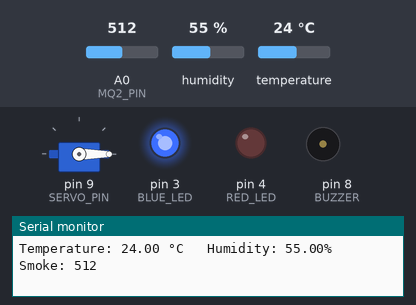
Simulated run of this sketch. Board: Arduino Uno, built with avr-gcc and run on an emulated ATmega328P. Parts: servo, output pins drawn as LEDs (lit = HIGH), buzzer (waves = sounding, pin HIGH), the last lines printed to the serial monitor. Inputs (shaded band) come from the test bench; at power-on: temperature 24 °C, A0 (MQ2_PIN) = 512, humidity 55 %.

Above: at 1.4 s.
1.5 s: temperature set to 34.5 °C
3.3 s: temperature set to 35.4 °C
At 5.3 s:
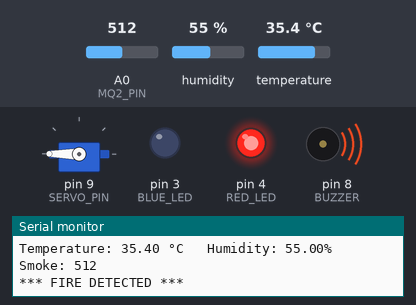
5.6 s: A0 (MQ2_PIN) set to 1005
7.1 s: A0 (MQ2_PIN) set to 1020
At 8.4 s:
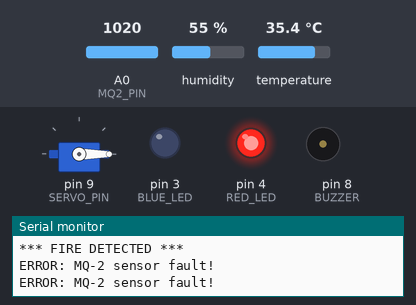
8.7 s: A0 (MQ2_PIN) set to 900
At 9.8 s:
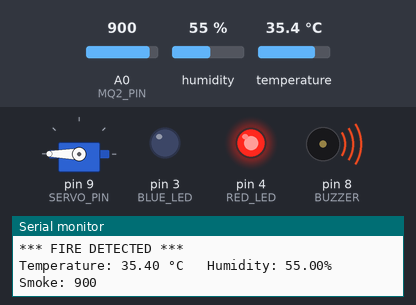
10.7 s: A0 (MQ2_PIN) set to 1023
At 11.1 s:
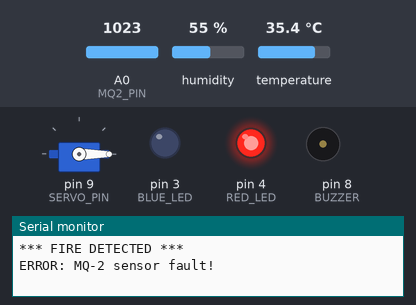
Timing chart, 0 to 13.2 s (numbered marks = the images above; inputs shaded):
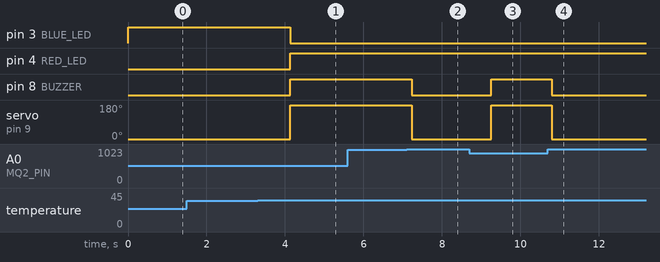

The sketch:

EECE-164_Mid_Project_Draft_1.ino
```cpp
#include <Servo.h>
#include <DHT.h>

// ============================
// Pin Definitions
// ============================

const int DHT_PIN = 2;

const int BLUE_LED = 3;
const int RED_LED  = 4;

const int BUZZER = 8;
const int SERVO_PIN = 9;

const int MQ2_PIN = A0;

// ============================
// Thresholds
// ============================

const float TEMP_THRESHOLD = 35.0;
const int SMOKE_THRESHOLD = 650;
const int MQ2_ERROR = 1020;

// ============================
// Objects
// ============================

DHT dht(DHT_PIN, DHT22);
Servo doorServo;

// ============================

void setup()
{
    Serial.begin(9600);

    pinMode(BLUE_LED, OUTPUT);
    pinMode(RED_LED, OUTPUT);
    pinMode(BUZZER, OUTPUT);

    dht.begin();

    doorServo.attach(SERVO_PIN);

    // Initial State
    digitalWrite(BLUE_LED, HIGH);
    digitalWrite(RED_LED, LOW);
    digitalWrite(BUZZER, LOW);

    doorServo.write(0);      // Door closed

    Serial.println("==================================");
    Serial.println(" Smart Fire Evacuation System");
    Serial.println("==================================");
}

void loop()
{
    //----------------------------
    // Read Sensors
    //----------------------------

    float temperature = dht.readTemperature();
    float humidity = dht.readHumidity();
    int smoke = analogRead(MQ2_PIN);

    //----------------------------
    // Sensor Error Check
    //----------------------------

    if (isnan(temperature) || isnan(humidity))
    {
        Serial.println("ERROR: DHT22 disconnected!");

        digitalWrite(BLUE_LED, LOW);
        digitalWrite(RED_LED, HIGH);

        digitalWrite(BUZZER, LOW);

        doorServo.write(0);

        delay(1000);
        return;
    }

    if (smoke >= MQ2_ERROR)
    {
        Serial.println("ERROR: MQ-2 sensor fault!");

        digitalWrite(BLUE_LED, LOW);
        digitalWrite(RED_LED, HIGH);

        digitalWrite(BUZZER, LOW);

        doorServo.write(0);

        delay(1000);
        return;
    }

    //----------------------------
    // Print Readings
    //----------------------------

    Serial.print("Temperature: ");
    Serial.print(temperature);
    Serial.print(" °C");

    Serial.print("   Humidity: ");
    Serial.print(humidity);
    Serial.print("%");

    Serial.print("   Smoke: ");
    Serial.println(smoke);

    //----------------------------
    // Decision Logic
    //----------------------------

    bool fireDetected =
        (temperature >= TEMP_THRESHOLD) ||
        (smoke >= SMOKE_THRESHOLD);

    //----------------------------
    // Outputs
    //----------------------------

    if (fireDetected)
    {
        Serial.println("*** FIRE DETECTED ***");

        digitalWrite(BLUE_LED, LOW);
        digitalWrite(RED_LED, HIGH);

        digitalWrite(BUZZER, HIGH);

        doorServo.write(180);      // Open emergency exit
    }
    else
    {
        digitalWrite(BLUE_LED, HIGH);
        digitalWrite(RED_LED, LOW);

        digitalWrite(BUZZER, LOW);

        doorServo.write(0);        // Keep door closed
    }

    Serial.println();

    delay(500);
}
```

Measured:
- the behaviour switches between 34.9 and 35 °C on temperature (found by bisection; images 0 and 1)
- the behaviour switches between 1019 and 1020 on A0 (MQ2_PIN) (found by bisection; images 1 and 2)
- after the input at 3.3 s, pin 3 (BLUE_LED): HIGH → LOW after 0.84 s; pin 4 (RED_LED), pin 8 (BUZZER): LOW → HIGH after 0.84 s; servo on pin 9 (SERVO_PIN): 0° → 180° after 0.84 s
- after the input at 7.1 s, pin 8 (BUZZER): HIGH → LOW after 0.13 s; servo on pin 9 (SERVO_PIN): 180° → 0° after 0.13 s
- after the input at 8.7 s, pin 8 (BUZZER): LOW → HIGH after 0.55 s; servo on pin 9 (SERVO_PIN): 0° → 180° after 0.55 s
- after the input at 10.7 s, pin 8 (BUZZER): HIGH → LOW after 0.09 s; servo on pin 9 (SERVO_PIN): 180° → 0° after 0.09 s
